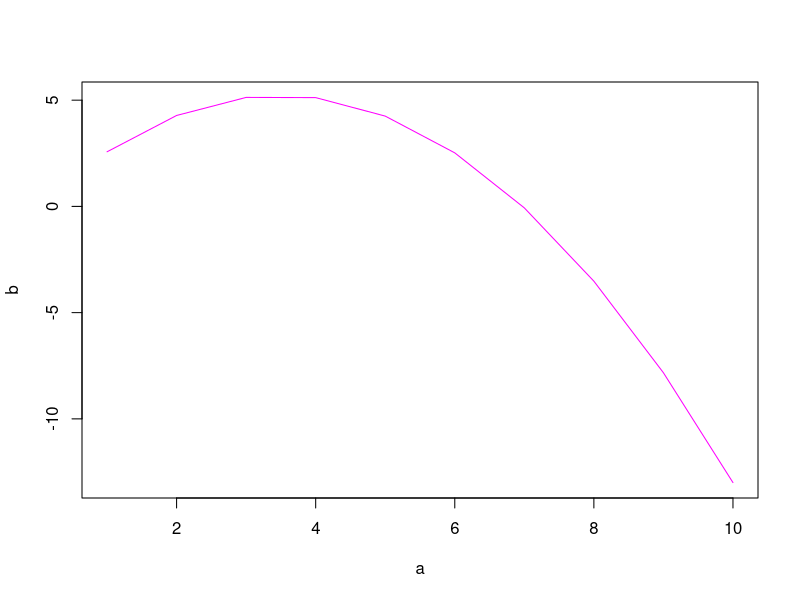

This chart was generated by the following R code:

a <- c(1:10)
b <- 3*a -0.43*a^2
plot(a,b, type = 'l', col = 'magenta')

data_sf <- sf::st_as_sf(data.frame(xcoord = c(1,1,1), ycoord = c(2,3,4)),coords = c("xcoord", "ycoord"), crs = 4326)
plot(sf::st_difference(sf::st_buffer(data_sf,3)), col = c("red", "orange", "yellow"))
